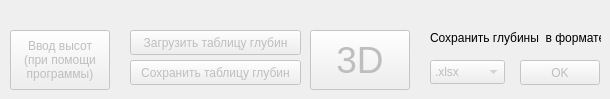
      <widget class="QWidget" name="tab_2">
       <attribute name="title">
        <string>Работа с глубинами</string>
       </attribute>
       <widget class="QPushButton" name="save_depth_button">
        <property name="enabled">
         <bool>false</bool>
        </property>
        <property name="geometry">
         <rect>
          <x>130</x>
          <y>60</y>
          <width>171</width>
          <height>25</height>
         </rect>
        </property>
        <property name="text">
         <string>Сохранить таблицу глубин</string>
        </property>
       </widget>
       <widget class="QPushButton" name="enter_depth_button">
        <property name="enabled">
         <bool>false</bool>
        </property>
        <property name="geometry">
         <rect>
          <x>10</x>
          <y>30</y>
          <width>100</width>
          <height>60</height>
         </rect>
        </property>
        <property name="minimumSize">
         <size>
          <width>100</width>
          <height>60</height>
         </size>
        </property>
        <property name="maximumSize">
         <size>
          <width>100</width>
          <height>600</height>
         </size>
        </property>
        <property name="baseSize">
         <size>
          <width>100</width>
          <height>50</height>
         </size>
        </property>
        <property name="text">
         <string>Ввод высот
(при помощи 
программы)</string>
        </property>
       </widget>
       <widget class="QPushButton" name="open_3d_visualization_button">
        <property name="enabled">
         <bool>false</bool>
        </property>
        <property name="geometry">
         <rect>
          <x>310</x>
          <y>30</y>
          <width>100</width>
          <height>60</height>
         </rect>
        </property>
        <property name="minimumSize">
         <size>
          <width>100</width>
          <height>60</height>
         </size>
        </property>
        <property name="maximumSize">
         <size>
          <width>100</width>
          <height>60</height>
         </size>
        </property>
        <property name="baseSize">
         <size>
          <width>100</width>
          <height>50</height>
         </size>
        </property>
        <property name="font">
         <font>
          <pointsize>28</pointsize>
         </font>
        </property>
        <property name="toolTip">
         <string>&lt;html&gt;&lt;head/&gt;&lt;body&gt;&lt;p&gt;Открыть 3D визуализацию текущего обЪекта&lt;/p&gt;&lt;/body&gt;&lt;/html&gt;</string>
        </property>
        <property name="text">
         <string>3D</string>
        </property>
       </widget>
       <widget class="QPushButton" name="load_depth_from_file_button">
        <property name="enabled">
         <bool>false</bool>
        </property>
        <property name="geometry">
         <rect>
          <x>130</x>
          <y>30</y>
          <width>171</width>
          <height>25</height>
         </rect>
        </property>
        <property name="text">
         <string>Загрузить таблицу глубин</string>
        </property>
       </widget>
       <widget class="QPushButton" name="save_depth_button_2">
        <property name="enabled">
         <bool>false</bool>
        </property>
        <property name="geometry">
         <rect>
          <x>520</x>
          <y>60</y>
          <width>80</width>
          <height>25</height>
         </rect>
        </property>
        <property name="text">
         <string>OK</string>
        </property>
       </widget>
       <widget class="QComboBox" name="map_save_format_combo_box_2">
        <property name="enabled">
         <bool>false</bool>
        </property>
        <property name="geometry">
         <rect>
          <x>430</x>
          <y>60</y>
          <width>75</width>
          <height>24</height>
         </rect>
        </property>
        <item>
         <property name="text">
          <string>.xlsx</string>
         </property>
        </item>
       </widget>
       <widget class="QLabel" name="save_depth_label">
        <property name="geometry">
         <rect>
          <x>430</x>
          <y>30</y>
          <width>171</width>
          <height>16</height>
         </rect>
        </property>
        <property name="text">
         <string>Сохранить глубины  в формате:</string>
        </property>
       </widget>
      </widget>
